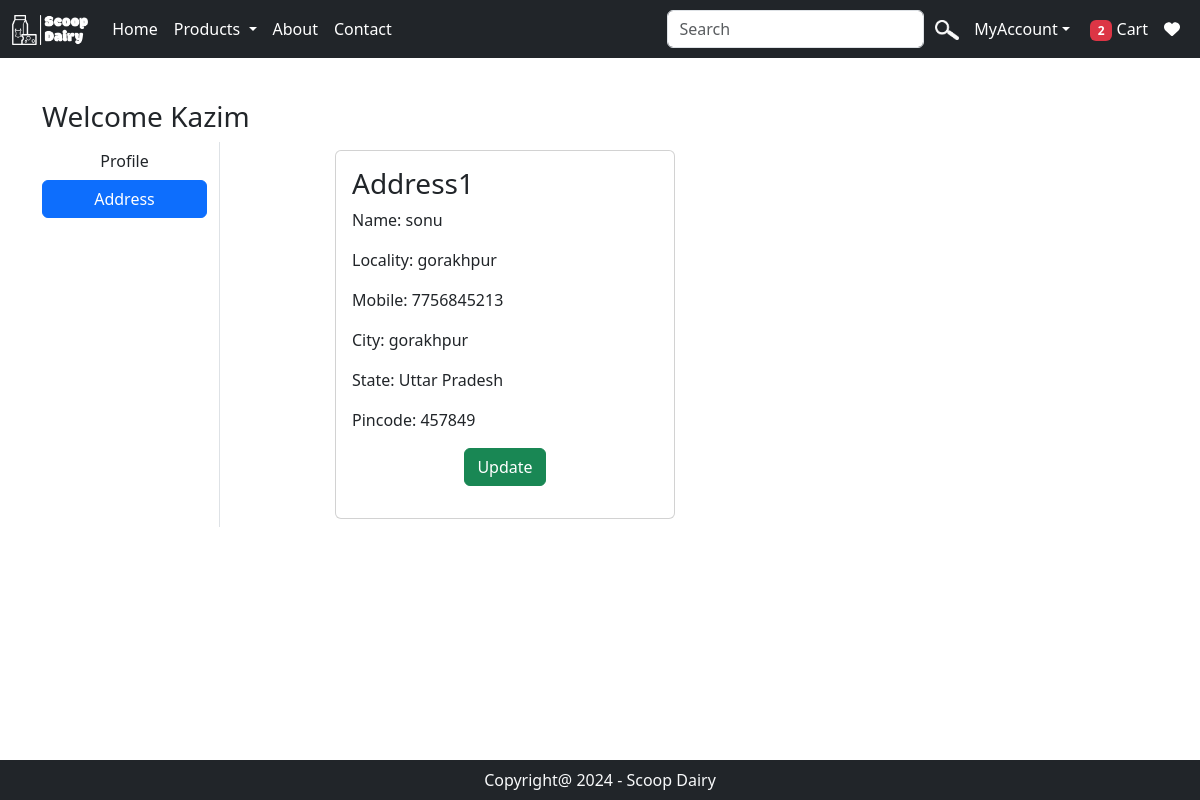
/address/ (signed in), run on the app's committed database.
### Eapp/models.py (models this page shows, shortened)
class Customer(models.Model):
    user = models.ForeignKey(User,on_delete=models.CASCADE)
    name = models.CharField(max_length=200)
    locality = models.CharField(max_length=200)
    city = models.CharField(max_length=200)
    mobile = models.IntegerField(default=0)
    zipcode = models.IntegerField()
    state = models.CharField(choices=STATE_CHOICES,max_length=100)

### Eapp/views.py (the view)
# urls.py: path('address/',views.address, name='address'),
@login_required
def address(request):
    add = Customer.objects.filter(user=request.user)
    totalitem = 0
    wishitem = 0
    if request.user.is_authenticated:
        totalitem = len(Cart.objects.filter(user=request.user))
        wishitem = len(Wishlist.objects.filter(user=request.user))
    return render(request,'address.html',locals())

### template/address.html (shortened to what this page needs)
{% extends "base.html" %}
{% load static %}
{% block main-content %}
<div class="container my-5">
    <div class="row def">
        <h3>Welcome <span class="text-capitalize">{{request.user}}</span></h3>
    <div class="col-sm-2 border-end">
        <ul class="list-unstyled">
            <li class="d-grid"><a href="{% url 'profile' %}" class="btn ">Profile</a></li>
            <li class="d-grid"><a href="{% url 'address' %}" class="btn btn-primary">Address</a></li>
        </ul>
    </div>
    <div class="col-sm-8 offset-sm-1">
        <div class="row">
            {% for ad in add %}
            <div class="col-sm-6">
                <div class="card m-2">
                    <div class="card-body">
                        <h3>Address{{forloop.counter}}</h3>
                        <p>Name: {{ad.name}}</p>
                        <p>Locality: {{ad.locality}}</p>
                        <p>Mobile: {{ad.mobile}}</p>
                        <p>City: {{ad.city}}</p>
                        <p>State: {{ad.state}}</p>
                        <p>Pincode: {{ad.zipcode}}</p>
                        <p class="text-center"><a href="{% url 'updateAddress' pk=ad.id %}" type="button" class="btn btn-success">Update</a></p>
                    </div>
                </div>
            </div>
            {% endfor %}
        </div>
    </div>
{% endblock main-content %}

### Eapp/static/CSS/style.css (style rules this page uses)
.def { margin-top: 100px; }

### data on the page
Customer: name "sonu", locality "gorakhpur", mobile "7756845213", city "gorakhpur", state "Uttar Pradesh", zipcode "457849"

### other printed values
{{ totalitem }} "2"
{{ request.user }} "Kazim"
